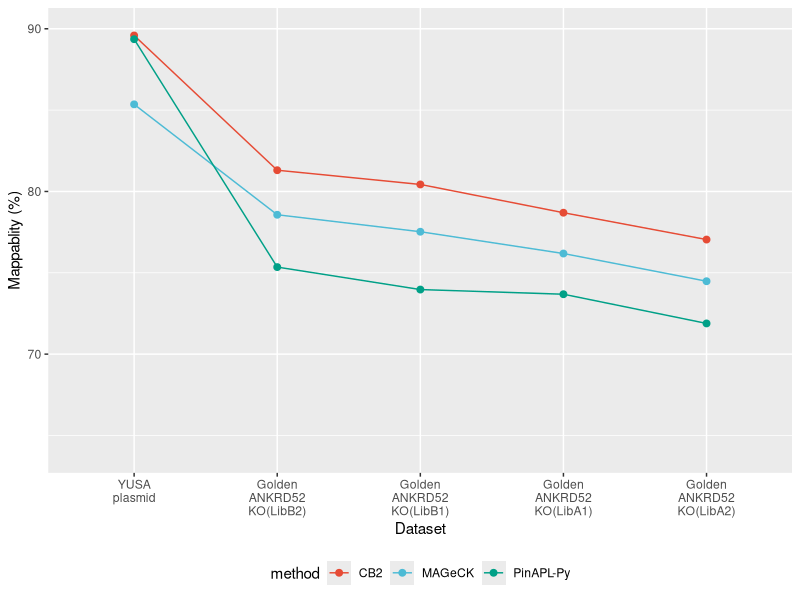

Recreate this plot in R.
## ---- chunk 1
library(tidyverse)
library(ggsci)
library(cowplot)
## ---- chunk 2
(df.summary <- read_delim("summary.tsv", "\t") %>% 
   select(-library, -data_db_id) %>%
   arrange(total))
## ---- chunk 3
df_map <- read_delim("mappability.tsv", "\t") %>% arrange(desc(CB2)) %>%
  mutate(data_plot_name = str_replace_all(data_plot_name, "_", "\n"))
p <- df_map %>% 
  gather(method, mappability, -data_plot_name) %>%
  ggplot(aes(x=data_plot_name, y=mappability*100)) + 
  xlim(head(df_map$data_plot_name,-1)) +
  geom_line(aes(colour=method, group=method)) +
  geom_point(aes(colour=method), size=2) +
  #scale_colour_brewer(palette = "Set1") +
  scale_color_npg() +
 #theme(axis.text.x = element_text(angle=30, hjust=1)) + 
  theme(legend.position = "bottom",
        legend.justification="center") +
  ylim(64,90) +
  ylab("Mappablity (%)") + xlab("Dataset")
#ggsave("fig5-mappability.tiff", p, width = 6, height = 4)
save_plot("fig5-mappability.tiff", p, base_aspect_ratio = 2)
p
